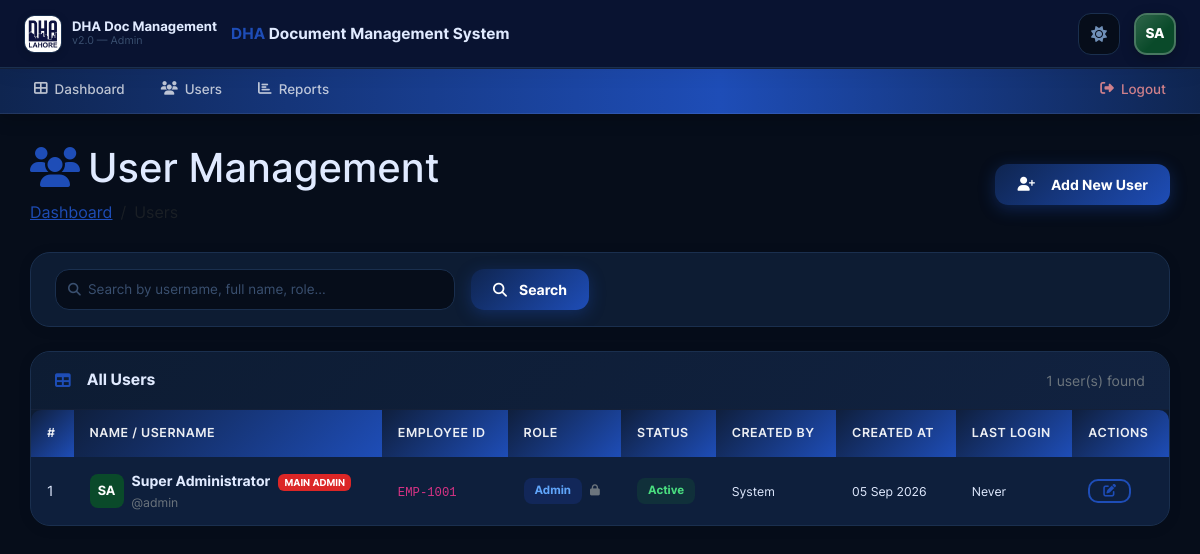
The page /pages/users.php (signed in) on the database its author committed.
### tables this page shows
CREATE TABLE users (
    user_id INT AUTO_INCREMENT,
    username VARCHAR(50) NOT NULL UNIQUE,
    password_hash VARCHAR(255) NOT NULL,
    first_name VARCHAR(50) NOT NULL,
    last_name VARCHAR(50) NOT NULL,
    full_name VARCHAR(100) NOT NULL,
    employee_id VARCHAR(50) NOT NULL,
    role_id INT,
     
     
     
    assigned_branch VARCHAR(100) NULL,
    avatar_color VARCHAR(20) DEFAULT '#1a8a50',
    status ENUM('active', 'inactive', 'suspended') DEFAULT 'active',
    created_by INT,
    created_at DATETIME DEFAULT CURRENT_TIMESTAMP,
    updated_at DATETIME DEFAULT CURRENT_TIMESTAMP ON UPDATE CURRENT_TIMESTAMP,
    last_login_at DATETIME,
    PRIMARY KEY (user_id),
    CONSTRAINT fk_users_role FOREIGN KEY (role_id)
        REFERENCES roles(role_id) ON DELETE SET NULL,
    CONSTRAINT fk_users_created_by FOREIGN KEY (created_by)
        REFERENCES users(user_id) ON DELETE SET NULL
);

CREATE TABLE roles (
    role_id INT AUTO_INCREMENT,
    role_name VARCHAR(50) NOT NULL,
    description VARCHAR(250),
    PRIMARY KEY (role_id)
);

### includes/auth.php (called while the page is built, shortened)
<?php
require_once __DIR__ . '/config.php';
function getUserName() {
    return $_SESSION['user_name'] ?? 'Administrator';
}
function getUserRoleName() {
    return $_SESSION['user_role_name'] ?? 'Admin';
}
function getUserInitials() {
    return $_SESSION['user_initials'] ?? 'AD';
}
function getUserAvatarColor() {
    return $_SESSION['user_avatar_color'] ?? '#1e4db7';
}
?>

### includes/config.php (called while the page is built, shortened)
<?php
function esc($value) {
    return htmlspecialchars($value ?? '', ENT_QUOTES, 'UTF-8');
}
function clean($value) {
    return trim(strip_tags($value ?? ''));
}
function makeInitials($fullName) {
    $parts = array_filter(explode(' ', trim($fullName)));
    if (count($parts) >= 2) {
        return strtoupper(substr($parts[0], 0, 1) . substr(end($parts), 0, 1));
    }
    return strtoupper(substr($fullName, 0, 2));
}
?>

### pages/users.php (the view, shortened to what this page needs)
<?php
require_once '../includes/auth.php';
$MAIN_ADMIN_ID = 1;
$search = clean($_GET['search'] ?? '');
$sql = "SELECT u.*, r.role_name, creator.username AS creator_username
        FROM users u
        LEFT JOIN roles r ON u.role_id = r.role_id
        LEFT JOIN users creator ON u.created_by = creator.user_id";
$sql .= " ORDER BY u.created_at DESC";
$users = $conn->query($sql);
require_once '../includes/header.php';
?>
<div class="page-header d-flex align-items-center justify-content-between">
  <div>
    <h1><i class="fas fa-users text-dha me-2"></i>User Management</h1>
    <nav aria-label="breadcrumb">
      <ol class="breadcrumb mb-0">
        <li class="breadcrumb-item"><a href="../dashboard.php" class="text-dha">Dashboard</a></li>
        <li class="breadcrumb-item active">Users</li>
      </ol>
    </nav>
  </div>
  <button class="btn btn-dha" data-bs-toggle="modal" data-bs-target="#userModal" onclick="resetForm()">
    <i class="fas fa-user-plus me-2"></i>Add New User
  </button>
</div>
<div class="dha-card mb-4">
  <div class="dha-card-body py-3">
    <form method="GET" class="d-flex gap-3 align-items-center flex-wrap">
      <div class="flex-grow-1 global-search" style="max-width:400px;">
        <input type="text" name="search" class="form-control" placeholder="Search by username, full name, role..."
          value="<?= esc($search) ?>" style="padding-left:32px;">
      </div>
      <button type="submit" class="btn btn-dha"><i class="fas fa-search me-1"></i>Search</button>
    </form>
  </div>
</div>
<div class="dha-card">
  <div class="dha-card-header">
    <h5><i class="fas fa-table text-dha me-2"></i>All Users
    </h5>
    <span class="text-secondary small"><?= $users->num_rows ?> user(s) found</span>
  </div>
  <div class="dha-card-body p-0">
    <div class="table-responsive">
      <table class="dha-table" id="usersTable">
        <thead>
          <tr>
            <th>#</th>
            <th>Name / Username</th>
            <th>Employee ID</th>
            <th>Role</th>
            <th>Status</th>
            <th>Created By</th>
            <th>Created At</th>
            <th>Last Login</th>
            <th>Actions</th>
          </tr>
        </thead>
        <tbody>
          <?php $i = 1;
          while ($u = $users->fetch_assoc()):
            $avatarCol = $u['avatar_color'] ?? '#1e4db7';
            $isMainAdmin = ((int)$u['user_id'] === $MAIN_ADMIN_ID);
            $roleBadge = match ((int)$u['role_id']) {
              1 => 'badge-admin',
              2 => 'badge-scanner',
              3 => 'badge-validator',
              4 => 'badge-renamer',
              default => 'badge-inactive'
            };
            $statusBadge = match ($u['status']) {
              'active' => 'badge-approved',
              'suspended' => 'badge-changed',
              default => 'badge-pending'
            };
            $initials = makeInitials($u['full_name']);
            ?>
            <tr<?= $isMainAdmin ? ' style="background:rgba(30,77,183,.07);"' : '' ?>>
              <td><?= $i++ ?></td>
              <td>
                <div class="d-flex align-items-center gap-2">
                  <div
                    style="width:34px;height:34px;border-radius:8px;background:<?= esc($avatarCol) ?>;color:#fff;display:flex;align-items:center;justify-content:center;font-weight:700;font-size:.8rem;flex-shrink:0;">
                    <?= esc($initials) ?>
                  </div>
                  <div>
                    <strong><?= esc($u['full_name']) ?></strong>
                    <?php if ($isMainAdmin): ?><span class="badge ms-1" style="background:#dc2626;font-size:.6rem;">MAIN ADMIN</span><?php endif; ?><br>
                    <small class="text-secondary">@<?= esc($u['username']) ?></small>
                  </div>
                </div>
              </td>
              <td><code><?= esc($u['employee_id'] ?? '—') ?></code></td>
              <td>
                <span class="<?= $roleBadge ?>"><?= esc($u['role_name'] ?? 'No Role') ?></span>
                <?php if ($isMainAdmin): ?><i class="fas fa-lock text-secondary ms-1" style="font-size:.7rem;" title="Protected"></i><?php endif; ?>
              </td>
              <td><span class="<?= $statusBadge ?>"><?= ucfirst($u['status']) ?></span></td>
              <td><small><?= esc($u['creator_username'] ?? 'System') ?></small></td>
              <td><small><?= date('d M Y', strtotime($u['created_at'])) ?></small></td>
              <td><small><?= $u['last_login_at'] ? date('d M, H:i', strtotime($u['last_login_at'])) : 'Never' ?></small>
              </td>
              <td>
                <div class="d-flex gap-1">
                  <button class="btn btn-sm btn-outline-dha py-1"
                    onclick="editUser(<?= htmlspecialchars(json_encode($u), ENT_QUOTES) ?>)" title="Edit">
                    <i class="fas fa-edit"></i>
                  </button>
                </div>
              </td>
            </tr>
          <?php endwhile; ?>
        </tbody>
      </table>
    </div>
  </div>
</div>
<?php require_once '../includes/footer.php'; ?>

### includes/header.php (shortened to what this page needs)
<?php
$currentPage = basename($_SERVER['PHP_SELF'], '.php');
$userName = getUserName();
$userInitials = getUserInitials();
$userAvatarColor = getUserAvatarColor();
$userRoleName = getUserRoleName();
$isInPages = (strpos($_SERVER['PHP_SELF'], '/pages/') !== false);
$base = $isInPages ? '../' : '';
$pagesBase = $isInPages ? '' : 'pages/';
?>
<!DOCTYPE html>
<html lang="en" data-theme="dark">
<head>
  <link href="<?= $base ?>assets/vendor/bootstrap/bootstrap.min.css" rel="stylesheet">
  <link href="<?= $base ?>assets/vendor/fontawesome/css/all.min.css" rel="stylesheet">
  <link href="<?= $base ?>assets/vendor/fonts/inter/inter.css" rel="stylesheet">
  <link href="<?= $base ?>assets/css/style.css?v=<?= time() ?>" rel="stylesheet">
</head>
<body>
  <header class="topbar" id="topbar" role="banner">
    <a href="<?= $base ?>dashboard.php" class="topbar-logo-link" aria-label="DHA DMS Home">
      <img src="<?= $base ?>assets/images/images.jpg" alt="DHA Logo" class="topbar-logo-img">
      <div class="topbar-logo-text">
        <span>DHA Doc Management</span>
        <small>v2.0 — <?= esc($userRoleName) ?></small>
      </div>
    </a>
    <div class="topbar-brand">
      <span class="accent">DHA</span> Document Management System
    </div>
    <div class="topbar-action" id="themeToggle" title="Toggle Dark/Light Mode" aria-label="Toggle Theme"
      style="cursor:pointer;">
      <i class="fas fa-moon" id="themeIcon"></i>
    </div>
    <div class="dropdown">
      <div class="admin-avatar" data-bs-toggle="dropdown" title="<?= esc($userName) ?>"
        style="background:<?= esc($userAvatarColor) ?>; cursor:pointer;" aria-label="User Menu" aria-haspopup="true">
        <?= esc($userInitials) ?>
      </div>
    </div>
  </header>
  <nav class="hnav" id="hnav" role="navigation" aria-label="Main Navigation">
    <div class="hnav-inner">
      <a href="<?= $base ?>dashboard.php" class="hnav-link <?= ($currentPage === 'dashboard') ? 'active' : '' ?>">
        <i class="fas fa-th-large"></i><span>Dashboard</span>
      </a>
      <a href="<?= $pagesBase ?>users.php" class="hnav-link <?= ($currentPage === 'Admin') ? 'active' : '' ?>">
        <i class="fas fa-users"></i><span>Users</span>
      </a>
      <a href="<?= $pagesBase ?>reports.php" class="hnav-link <?= ($currentPage === 'reports') ? 'active' : '' ?>">
        <i class="fas fa-chart-bar"></i><span>Reports</span>
      </a>
      <a href="<?= $base ?>logout.php" class="hnav-link hnav-logout"
         onclick="return confirm('Are you sure you want to logout?')">
        <i class="fas fa-sign-out-alt"></i><span>Logout</span>
      </a>
    </div>
  </nav>
  <main class="main-content" id="mainContent">
    <div class="content-area">

### includes/footer.php (shortened to what this page needs)
</div>
</main>
</body>
</html>

### rows shown on the page
users: initials "SA", full_name "Super Administrator", shows "MAIN ADMIN", username "admin", employee "EMP-1001", role.role_name "Admin", status "Active", creator_username "System", created_at "05 Sep 2026", shows "Never"

### other values the page prints
$userRoleName "Admin"
$userInitials "SA"
$users->num_rows "1"
